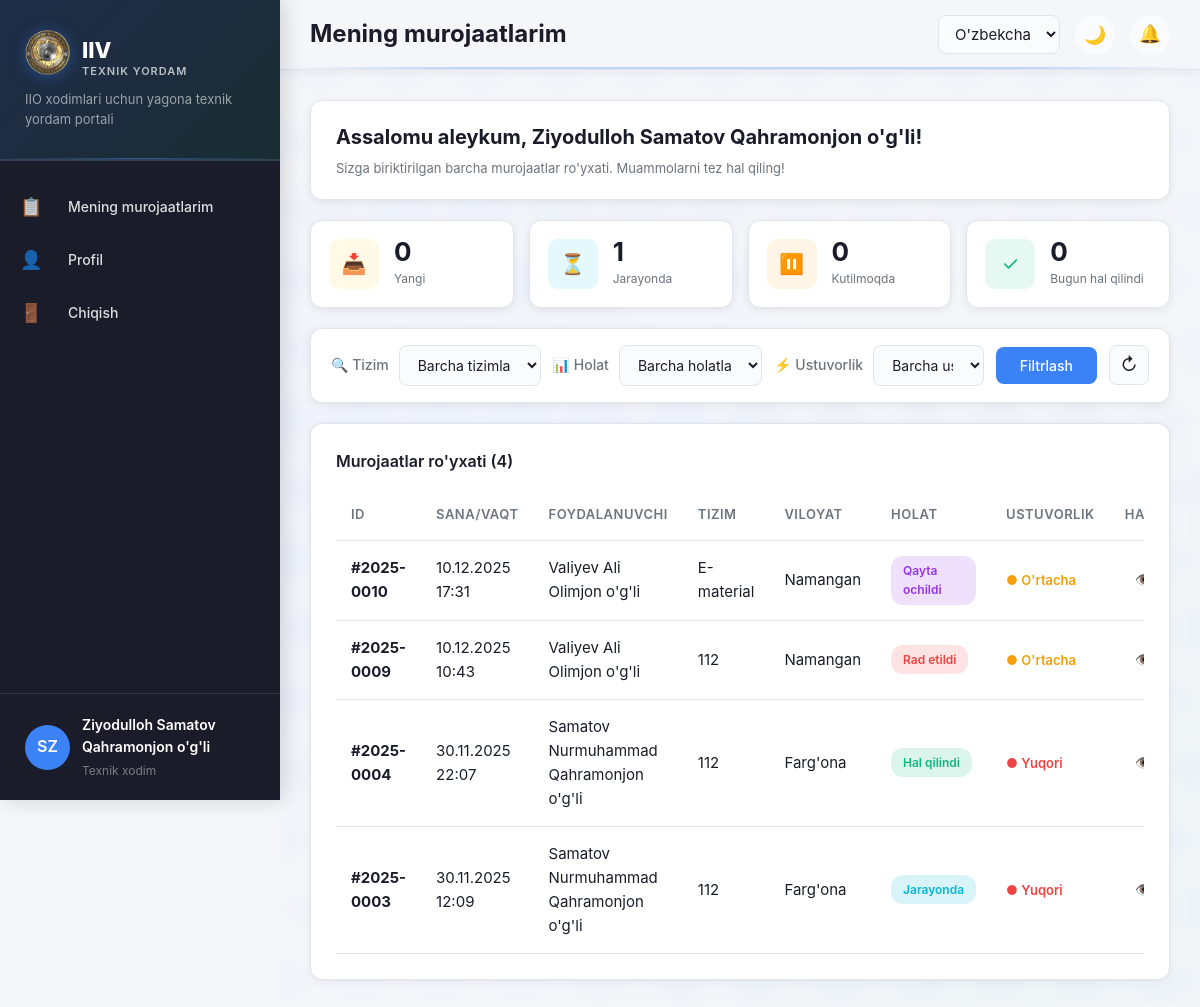
Before: /tickets/technician/ (signed in) with the older database file.
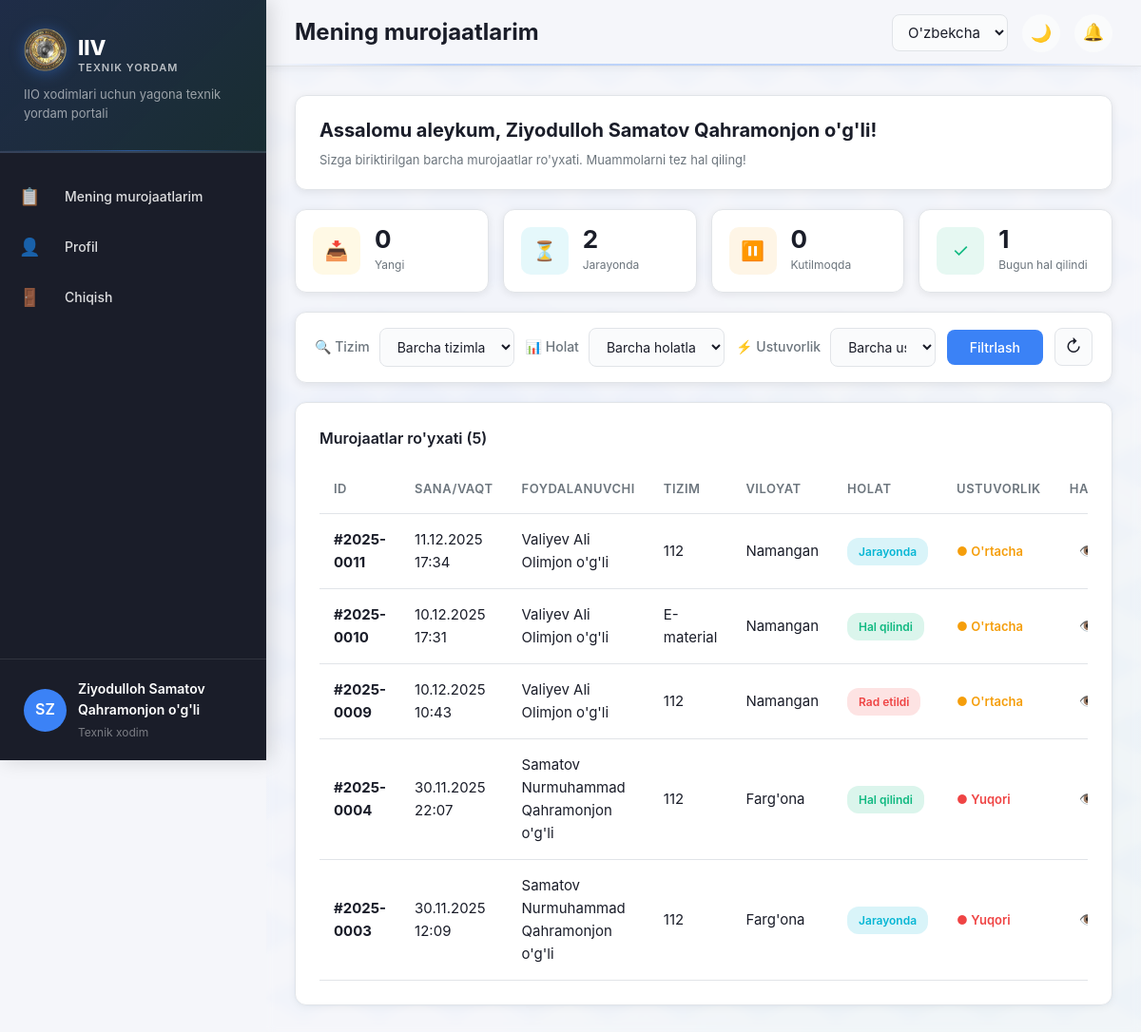
After: the same page with the newer database file.
### accounts/models.py (models this page shows, shortened)
class User(AbstractUser):
    ROLE_CHOICES = [
        ('user', _('Oddiy foydalanuvchi')),
        ('technician', _('Texnik xodim')),
        ('admin', _('Admin')),
        ('superadmin', _('Bosh admin')),
    ]
    LANGUAGE_CHOICES = [
        ('uz', _("O'zbekcha (Lotin)")),
        ('uz-cy', _("Ўзбекча (Кирилл)")),
        ('ru', _('Русский')),
    ]
    last_name = models.CharField(max_length=150, verbose_name=_("Familiya"))
    first_name = models.CharField(max_length=150, verbose_name=_("Ism"))
    middle_name = models.CharField(max_length=150, blank=True, verbose_name=_("Sharif"))
    region = models.ForeignKey(
        Region,
        on_delete=models.SET_NULL,
        null=True,
        blank=True,
        verbose_name=_("Viloyat")
    )
    department = models.ForeignKey(
        Department,
        on_delete=models.SET_NULL,
        null=True,
        blank=True,
        verbose_name=_("Hududiy bo'lim")
    )
    position = models.CharField(max_length=200, blank=True, verbose_name=_("Lavozim"))
    phone = models.CharField(max_length=20, blank=True, verbose_name=_("Telefon"))
    role = models.CharField(
        max_length=20,
        choices=ROLE_CHOICES,
        default='user',
        verbose_name=_("Rol")
    )
    language = models.CharField(
        max_length=10,
        choices=LANGUAGE_CHOICES,
        default='uz',
        verbose_name=_("Til")
    )
    avatar = models.ImageField(
        upload_to='avatars/',
        blank=True,
        null=True,
        verbose_name=_("Avatar")
    )
    is_active = models.BooleanField(default=True, verbose_name=_("Aktiv"))
    created_at = models.DateTimeField(auto_now_add=True, verbose_name=_("Yaratilgan"))
    updated_at = models.DateTimeField(auto_now=True, verbose_name=_("O'zgartirilgan"))
    class Meta:
        verbose_name = _("Foydalanuvchi")
        verbose_name_plural = _("Foydalanuvchilar")
        ordering = ['-created_at']
    def get_full_name(self):
        parts = [self.last_name, self.first_name]
        if self.middle_name:
            parts.append(self.middle_name)
        return ' '.join(parts)
    def is_technician(self):
        return self.role == 'technician'
    def is_admin(self):
        return self.role in ['admin', 'superadmin']
    def is_superadmin(self):
        return self.role == 'superadmin'

class Region(models.Model):
    name = models.CharField(max_length=100, verbose_name=_("Viloyat nomi"))
    code = models.CharField(max_length=10, unique=True, verbose_name=_("Kod"))
    is_active = models.BooleanField(default=True, verbose_name=_("Faol"))
    class Meta:
        verbose_name = _("Viloyat")
        verbose_name_plural = _("Viloyatlar")
        ordering = ['name']

### tickets/models.py (models this page shows, shortened)
class Ticket(models.Model):
    PRIORITY_CHOICES = [
        ('low', _('Oddiy')),
        ('medium', _("O'rtacha")),
        ('high', _('Yuqori')),
    ]
    STATUS_CHOICES = [
        ('new', _('Yangi')),
        ('in_progress', _('Jarayonda')),
        ('pending_approval', _('Hal qilindi (kutilmoqda)')),
        ('resolved', _('Hal qilindi')),
        ('rejected', _('Rad etildi')),
        ('reopened', _('Qayta ochildi')),
    ]
    user = models.ForeignKey(
        User,
        on_delete=models.CASCADE,
        related_name='tickets',
        verbose_name=_("Foydalanuvchi")
    )
    system = models.ForeignKey(
        System,
        on_delete=models.CASCADE,
        related_name='tickets',
        verbose_name=_("Tizim")
    )
    region = models.ForeignKey(
        Region,
        on_delete=models.CASCADE,
        related_name='tickets',
        verbose_name=_("Viloyat")
    )
    priority = models.CharField(
        max_length=10,
        choices=PRIORITY_CHOICES,
        default='medium',
        verbose_name=_("Ustuvorlik")
    )
    status = models.CharField(
        max_length=20,
        choices=STATUS_CHOICES,
        default='new',
        verbose_name=_("Holat")
    )
    description = models.TextField(verbose_name=_("Muammo ta'rifi"))
    attachment = models.FileField(
        upload_to='tickets/attachments/',
        blank=True,
        null=True,
        verbose_name=_("Fayl biriktirma")
    )
    assigned_to = models.ForeignKey(
        User,
        on_delete=models.SET_NULL,
        null=True,
        blank=True,
        related_name='assigned_tickets',
        verbose_name=_("Mas'ul xodim")
    )
    rating = models.IntegerField(
        null=True,
        blank=True,
        choices=[(i, str(i)) for i in range(1, 6)],
        verbose_name=_("Baholash")
    )
    rating_comment = models.TextField(
        blank=True,
        verbose_name=_("Baholash izohi")
    )
    created_at = models.DateTimeField(auto_now_add=True, verbose_name=_("Yaratilgan"))
    updated_at = models.DateTimeField(auto_now=True, verbose_name=_("O'zgartirilgan"))
    resolved_at = models.DateTimeField(null=True, blank=True, verbose_name=_("Hal qilingan vaqt"))
    class Meta:
        verbose_name = _("Murojaat")
        verbose_name_plural = _("Murojaatlar")
        ordering = ['-created_at']
    def get_ticket_number(self):
        year = self.created_at.year
        return f"#{year}-{self.pk:04d}"

### systems/models.py (models this page shows)
class System(models.Model):
    name = models.CharField(max_length=200, unique=True, verbose_name=_("Tizim nomi"))
    description = models.TextField(blank=True, verbose_name=_("Ta'rif"))
    is_active = models.BooleanField(default=True, verbose_name=_("Faol"))
    created_at = models.DateTimeField(auto_now_add=True, verbose_name=_("Yaratilgan"))
    class Meta:
        verbose_name = _("Tizim")
        verbose_name_plural = _("Tizimlar")
        ordering = ['name']
    def __str__(self):
        return self.name

### tickets/views.py (the view)
    def wrapper(request, *args, **kwargs):
        if not (request.user.is_technician() or request.user.is_admin()):
            messages.error(request, _('Sizda bu sahifaga kirish huquqi yo\'q.'))
            return redirect('tickets:dashboard')
        return view_func(request, *args, **kwargs)

### templates/tickets/technician_tickets.html (shortened to what this page needs)
{% extends 'base.html' %}
{% load static %}
{% load i18n %}
{% block page_title %}{% trans "Mening murojaatlarim" %}{% endblock %}
{% block content %}
<div class="welcome-card">
    <div class="welcome-content">
        <h2>{% trans "Assalomu aleykum" %}, {{ user.get_full_name }}!</h2>
        <p>{% trans "Sizga biriktirilgan barcha murojaatlar ro'yxati. Muammolarni tez hal qiling!" %}</p>
    </div>
</div>
<div class="stats-grid">
    <div class="stat-card">
        <div class="stat-icon" style="background: rgba(255, 193, 7, 0.1); color: #ffc107;">
            📥
        </div>
        <div class="stat-content">
            <div class="stat-value">{{ stats.new }}</div>
            <div class="stat-label">{% trans "Yangi" %}</div>
        </div>
    </div>
    <div class="stat-card">
        <div class="stat-icon" style="background: rgba(6, 182, 212, 0.1); color: #06b6d4;">
            ⏳
        </div>
        <div class="stat-content">
            <div class="stat-value">{{ stats.in_progress }}</div>
            <div class="stat-label">{% trans "Jarayonda" %}</div>
        </div>
    </div>
    <div class="stat-card">
        <div class="stat-icon" style="background: rgba(245, 158, 11, 0.1); color: #f59e0b;">
            ⏸️
        </div>
        <div class="stat-content">
            <div class="stat-value">{{ stats.pending }}</div>
            <div class="stat-label">{% trans "Kutilmoqda" %}</div>
        </div>
    </div>
    <div class="stat-card">
        <div class="stat-icon" style="background: rgba(16, 185, 129, 0.1); color: #10b981;">
            ✓
        </div>
        <div class="stat-content">
            <div class="stat-value">{{ stats.resolved_today }}</div>
            <div class="stat-label">{% trans "Bugun hal qilindi" %}</div>
        </div>
    </div>
</div>
<div class="card compact-filter-card">
    <form method="get" class="compact-filter-form">
        <div class="filter-inline">
            <div class="form-group-inline">
                <label class="form-label-inline">🔍 {% trans "Tizim" %}</label>
                {{ filter_form.system }}
            </div>
            <div class="form-group-inline">
                <label class="form-label-inline">📊 {% trans "Holat" %}</label>
                {{ filter_form.status }}
            </div>
            <div class="form-group-inline">
                <label class="form-label-inline">⚡ {% trans "Ustuvorlik" %}</label>
                {{ filter_form.priority }}
            </div>
            <button type="submit" class="btn-filter">
                {% trans "Filtrlash" %}
            </button>
            <a href="{% url 'tickets:technician_tickets' %}" class="btn-clear">
                ↻
            </a>
        </div>
    </form>
</div>
<div class="card" style="margin-top: 20px;">
    <div class="card-header">
        <h3 class="card-title">{% trans "Murojaatlar ro'yxati" %} ({{ tickets|length }})</h3>
    </div>
    {% if tickets %}
    <div class="table-responsive">
        <table class="table">
            <thead>
                <tr>
                    <th>ID</th>
                    <th>{% trans "Sana/Vaqt" %}</th>
                    <th>{% trans "Foydalanuvchi" %}</th>
                    <th>{% trans "Tizim" %}</th>
                    <th>{% trans "Viloyat" %}</th>
                    <th>{% trans "Holat" %}</th>
                    <th>{% trans "Ustuvorlik" %}</th>
                    <th>{% trans "Harakatlar" %}</th>
                </tr>
            </thead>
            <tbody>
                {% for ticket in tickets %}
                <tr onclick="window.location='{% url 'tickets:ticket_detail' ticket.pk %}'" style="cursor: pointer;">
                    <td><strong>{{ ticket.get_ticket_number }}</strong></td>
                    <td>{{ ticket.created_at|date:"d.m.Y H:i" }}</td>
                    <td>{{ ticket.user.get_full_name }}</td>
                    <td>{{ ticket.system.name }}</td>
                    <td>{{ ticket.region.name }}</td>
                    <td>
                        <span class="status-badge status-{{ ticket.status }}">
                            {{ ticket.get_status_display }}
                        </span>
                    </td>
                    <td>
                        <span class="priority-badge priority-{{ ticket.priority }}">
                            ● {{ ticket.get_priority_display }}
                        </span>
                    </td>
                    <td onclick="event.stopPropagation();">
                        <a href="{% url 'tickets:ticket_detail' ticket.pk %}" class="btn-icon" title="{% trans 'Ko\'rish' %}">
                            👁️
                        </a>
                    </td>
                </tr>
                {% endfor %}
            </tbody>
        </table>
    </div>
    {% else %}
    <div class="empty-state">
        <div class="empty-icon">📋</div>
        <h3>{% trans "Murojaatlar topilmadi" %}</h3>
        <p>{% trans "Sizga hali murojaatlar biriktirilmagan." %}</p>
    </div>
    {% endif %}
</div>
{% endblock %}

### templates/base.html (shortened to what this page needs)
{% load static %}
{% load i18n %}
<!DOCTYPE html>
<html lang="{{ LANGUAGE_CODE }}">
<head>
    <link rel="stylesheet" href="{% static 'css/style.css' %}">
    <link rel="stylesheet" href="{% static 'css/components.css' %}">
</head>
<body data-theme="light">
    <aside class="sidebar">
        <div class="sidebar-header">
            <div class="logo" style="display: flex; align-items: center; gap: 12px;">
                <img src="{% static 'images/logo1.png' %}" alt="IIV Logo" style="width: 45px; height: 45px; object-fit: contain;">
                <div class="logo-text" style="display: flex; flex-direction: column; gap: 2px;">
                    <h1 style="font-size: 22px; font-weight: 800; margin: 0; color: #ffffff; line-height: 1;">IIV</h1>
                    <span style="font-size: 11px; color: rgba(255,255,255,0.7); text-transform: uppercase; letter-spacing: 1px; font-weight: 600;">Texnik Yordam</span>
                </div>
            </div>
            <p class="sidebar-tagline">{% trans "IIO xodimlari uchun yagona texnik yordam portali" %}</p>
        </div>
        <nav class="sidebar-nav">
            {% block sidebar_menu %}
            {% if user.is_authenticated %}
                {% if user.is_admin %}
                    <a href="{% url 'tickets:admin_dashboard' %}" class="nav-item">
                        <span class="icon">📊</span>
                        <span>{% trans "Dashboard" %}</span>
                    </a>
                    <!-- <a href="{% url 'tickets:admin_dashboard' %}" class="nav-item">
                        <span class="icon">📋</span>
                        <span>{% trans "Barcha murojaatlar" %}</span>
                    </a> -->
                    <a href="{% url 'tickets:users_list' %}" class="nav-item">
                        <span class="icon">👥</span>
                        <span>{% trans "Tizimlar bo'yicha masullar" %}</span>
                    </a>
                    <a href="{% url 'reports:dashboard' %}"
                           class="nav-item {% if 'reports' in request.path %}active{% endif %}">
                            <span class="icon">📈</span>
                            <span>{% trans "Hisobotlar" %}</span>
                    </a>
                {% elif user.is_technician %}
                    <a href="{% url 'tickets:technician_tickets' %}" class="nav-item">
                        <span class="icon">📋</span>
                        <span>{% trans "Mening murojaatlarim" %}</span>
                    </a>
                {% endif %}
                <a href="{% url 'accounts:profile' %}" class="nav-item">
                    <span class="icon">👤</span>
                    <span>{% trans "Profil" %}</span>
                </a>
                <a href="{% url 'accounts:logout' %}" class="nav-item">
                    <span class="icon">🚪</span>
                    <span>{% trans "Chiqish" %}</span>
                </a>
            {% endif %}
            {% endblock %}
        </nav>
        {% if user.is_authenticated %}
        <div class="sidebar-footer">
            <div class="user-info">
                {% if user.photo %}
                    <img src="{{ user.photo.url }}" alt="Avatar" class="user-avatar">
                {% else %}
                    <div class="user-avatar-placeholder">{{ user.first_name.0 }}{{ user.last_name.0 }}</div>
                {% endif %}
                <div class="user-details">
                    <div class="user-name">{{ user.get_full_name }}</div>
                    <div class="user-role">{{ user.get_role_display }}</div>
                </div>
            </div>
        </div>
        {% endif %}
    </aside>
    <main class="main-content">
        <header class="topbar">
            <div class="topbar-left">
                <h1 class="page-title">{% block page_title %}{% trans "Dashboard" %}{% endblock %}</h1>
            </div>
            <div class="topbar-right">
                <div class="language-selector">
                    <form method="post" action="{% url 'set_language' %}" id="languageForm">
                        <select name="language" onchange="this.form.submit()" class="language-select">
                            <option value="uz" {% if request.LANGUAGE_CODE == 'uz' %}selected{% endif %}>O'zbekcha</option>
                        </select>
                    </form>
                </div>
                <button class="theme-toggle" id="themeToggle" onclick="toggleTheme()">
                    <span class="theme-icon">🌙</span>
                </button>
                {% if user.is_authenticated %}
                <div class="notifications-bell" onclick="toggleNotifications()">
                    <span class="bell-icon">🔔</span>
                </div>
                {% endif %}
            </div>
        </header>
        <div class="content-wrapper">
            {% block content %}{% endblock %}
        </div>
    </main>
</body>
</html>

Changed rows visible on the page:
added Ticket: get_ticket_number "#2025-0011", created_at "11.12.2025 17:34", user.get_full_name "Valiyev Ali Olimjon o'g'li", system.name "112", region.name "Namangan", status "Jarayonda", priority "O'rtacha"
changed Ticket "E-material": status "Qayta ochildi" → "Hal qilindi"
Other visible differences:
{{ stats.in_progress }}: "1" → "2"
{{ stats.resolved_today }}: "0" → "1"
{{ tickets|length }}: "4" → "5"
